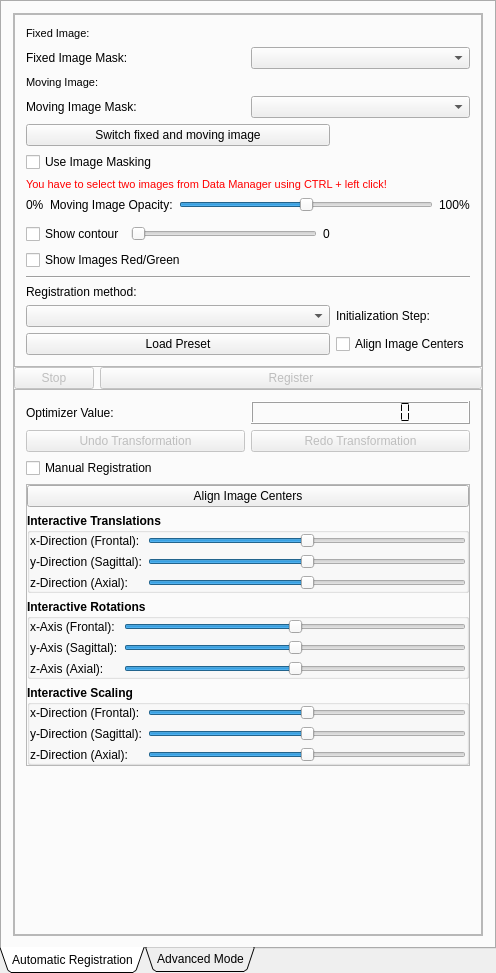
<?xml version="1.0" encoding="UTF-8"?>
<ui version="4.0">
 <class>QmitkRigidRegistrationViewControls</class>
 <widget class="QWidget" name="QmitkRigidRegistrationViewControls">
  <property name="geometry">
   <rect>
    <x>0</x>
    <y>0</y>
    <width>496</width>
    <height>973</height>
   </rect>
  </property>
  <property name="minimumSize">
   <size>
    <width>0</width>
    <height>0</height>
   </size>
  </property>
  <property name="windowTitle">
   <string>RigidRegistrationControls</string>
  </property>
  <layout class="QVBoxLayout" name="verticalLayout_11">
   <property name="spacing">
    <number>0</number>
   </property>
   <property name="leftMargin">
    <number>0</number>
   </property>
   <property name="topMargin">
    <number>0</number>
   </property>
   <property name="rightMargin">
    <number>0</number>
   </property>
   <property name="bottomMargin">
    <number>0</number>
   </property>
   <item>
    <widget class="QTabWidget" name="m_RigidTransform">
     <property name="tabPosition">
      <enum>QTabWidget::South</enum>
     </property>
     <property name="tabShape">
      <enum>QTabWidget::Triangular</enum>
     </property>
     <property name="currentIndex">
      <number>0</number>
     </property>
     <property name="elideMode">
      <enum>Qt::ElideNone</enum>
     </property>
     <widget class="QWidget" name="AutomaticRegistration">
      <attribute name="title">
       <string>Automatic Registration</string>
      </attribute>
      <layout class="QVBoxLayout" name="verticalLayout_8">
       <item>
        <widget class="QFrame" name="frame4">
         <property name="frameShape">
          <enum>QFrame::StyledPanel</enum>
         </property>
         <property name="frameShadow">
          <enum>QFrame::Raised</enum>
         </property>
         <layout class="QVBoxLayout" name="verticalLayout_9">
          <property name="spacing">
           <number>0</number>
          </property>
          <property name="leftMargin">
           <number>0</number>
          </property>
          <property name="topMargin">
           <number>0</number>
          </property>
          <property name="rightMargin">
           <number>0</number>
          </property>
          <property name="bottomMargin">
           <number>0</number>
          </property>
          <item>
           <widget class="QFrame" name="frame_3">
            <property name="frameShape">
             <enum>QFrame::StyledPanel</enum>
            </property>
            <property name="frameShadow">
             <enum>QFrame::Raised</enum>
            </property>
            <layout class="QGridLayout" name="gridLayout">
             <item row="3" column="0" colspan="2">
              <layout class="QHBoxLayout" name="horizontalLayout_3">
               <item>
                <widget class="QLabel" name="m_MovingMaskLB">
                 <property name="text">
                  <string>Moving Image Mask:</string>
                 </property>
                </widget>
               </item>
               <item>
                <widget class="QmitkDataStorageComboBox" name="m_MovingImageCB"/>
               </item>
              </layout>
             </item>
             <item row="16" column="0">
              <layout class="QVBoxLayout" name="verticalLayout_3">
               <item>
                <widget class="QPushButton" name="m_LoadRigidRegistrationParameter">
                 <property name="text">
                  <string>Load Preset</string>
                 </property>
                </widget>
               </item>
              </layout>
             </item>
             <item row="9" column="0">
              <layout class="QHBoxLayout" name="horizontalLayout">
               <item>
                <widget class="QCheckBox" name="m_ShowContour">
                 <property name="text">
                  <string>Show contour</string>
                 </property>
                </widget>
               </item>
               <item>
                <widget class="QSlider" name="m_ContourSlider">
                 <property name="enabled">
                  <bool>false</bool>
                 </property>
                 <property name="orientation">
                  <enum>Qt::Horizontal</enum>
                 </property>
                </widget>
               </item>
               <item>
                <widget class="QLabel" name="m_ThresholdLabel">
                 <property name="text">
                  <string>0</string>
                 </property>
                </widget>
               </item>
              </layout>
             </item>
             <item row="16" column="1">
              <widget class="QCheckBox" name="m_cbAlignImageCenters">
               <property name="text">
                <string>Align Image Centers</string>
               </property>
              </widget>
             </item>
             <item row="8" column="0" colspan="2">
              <widget class="QmitkSliderNavigatorWidget" name="timeSlider" native="true"/>
             </item>
             <item row="2" column="1">
              <widget class="QLabel" name="TextLabelMoving">
               <property name="font">
                <font>
                 <pointsize>10</pointsize>
                </font>
               </property>
               <property name="text">
                <string/>
               </property>
               <property name="wordWrap">
                <bool>false</bool>
               </property>
              </widget>
             </item>
             <item row="7" column="0" colspan="2">
              <layout class="QHBoxLayout" name="_3">
               <item>
                <widget class="QLabel" name="label">
                 <property name="text">
                  <string>0%</string>
                 </property>
                </widget>
               </item>
               <item>
                <widget class="QLabel" name="m_OpacityLabel">
                 <property name="text">
                  <string>Moving Image Opacity:</string>
                 </property>
                 <property name="wordWrap">
                  <bool>false</bool>
                 </property>
                </widget>
               </item>
               <item>
                <widget class="QSlider" name="m_OpacitySlider">
                 <property name="sizePolicy">
                  <sizepolicy hsizetype="Expanding" vsizetype="Preferred">
                   <horstretch>0</horstretch>
                   <verstretch>0</verstretch>
                  </sizepolicy>
                 </property>
                 <property name="maximum">
                  <number>100</number>
                 </property>
                 <property name="value">
                  <number>50</number>
                 </property>
                 <property name="orientation">
                  <enum>Qt::Horizontal</enum>
                 </property>
                </widget>
               </item>
               <item>
                <widget class="QLabel" name="label_2">
                 <property name="text">
                  <string>100%</string>
                 </property>
                </widget>
               </item>
              </layout>
             </item>
             <item row="10" column="0">
              <widget class="QCheckBox" name="m_ShowRedGreenValues">
               <property name="sizePolicy">
                <sizepolicy hsizetype="Minimum" vsizetype="Fixed">
                 <horstretch>0</horstretch>
                 <verstretch>0</verstretch>
                </sizepolicy>
               </property>
               <property name="text">
                <string>Show Images Red/Green</string>
               </property>
              </widget>
             </item>
             <item row="6" column="0" colspan="2">
              <widget class="QLabel" name="m_StatusLabel">
               <property name="palette">
                <palette>
                 <active>
                  <colorrole role="WindowText">
                   <brush brushstyle="SolidPattern">
                    <color alpha="255">
                     <red>255</red>
                     <green>0</green>
                     <blue>0</blue>
                    </color>
                   </brush>
                  </colorrole>
                  <colorrole role="Text">
                   <brush brushstyle="SolidPattern">
                    <color alpha="255">
                     <red>0</red>
                     <green>0</green>
                     <blue>0</blue>
                    </color>
                   </brush>
                  </colorrole>
                  <colorrole role="ButtonText">
                   <brush brushstyle="SolidPattern">
                    <color alpha="255">
                     <red>0</red>
                     <green>0</green>
                     <blue>0</blue>
                    </color>
                   </brush>
                  </colorrole>
                 </active>
                 <inactive>
                  <colorrole role="WindowText">
                   <brush brushstyle="SolidPattern">
                    <color alpha="255">
                     <red>255</red>
                     <green>0</green>
                     <blue>0</blue>
                    </color>
                   </brush>
                  </colorrole>
                  <colorrole role="Text">
                   <brush brushstyle="SolidPattern">
                    <color alpha="255">
                     <red>0</red>
                     <green>0</green>
                     <blue>0</blue>
                    </color>
                   </brush>
                  </colorrole>
                  <colorrole role="ButtonText">
                   <brush brushstyle="SolidPattern">
                    <color alpha="255">
                     <red>0</red>
                     <green>0</green>
                     <blue>0</blue>
                    </color>
                   </brush>
                  </colorrole>
                 </inactive>
                 <disabled>
                  <colorrole role="WindowText">
                   <brush brushstyle="SolidPattern">
                    <color alpha="255">
                     <red>118</red>
                     <green>116</green>
                     <blue>108</blue>
                    </color>
                   </brush>
                  </colorrole>
                  <colorrole role="Text">
                   <brush brushstyle="SolidPattern">
                    <color alpha="255">
                     <red>118</red>
                     <green>116</green>
                     <blue>108</blue>
                    </color>
                   </brush>
                  </colorrole>
                  <colorrole role="ButtonText">
                   <brush brushstyle="SolidPattern">
                    <color alpha="255">
                     <red>118</red>
                     <green>116</green>
                     <blue>108</blue>
                    </color>
                   </brush>
                  </colorrole>
                 </disabled>
                </palette>
               </property>
               <property name="font">
                <font>
                 <pointsize>8</pointsize>
                </font>
               </property>
               <property name="toolTip">
                <string/>
               </property>
               <property name="text">
                <string>You have to select two images from Data Manager using CTRL + left click!</string>
               </property>
              </widget>
             </item>
             <item row="15" column="1">
              <widget class="QLabel" name="label_3">
               <property name="text">
                <string>Initialization Step:</string>
               </property>
              </widget>
             </item>
             <item row="1" column="0" colspan="2">
              <layout class="QHBoxLayout" name="horizontalLayout_6">
               <item>
                <widget class="QLabel" name="m_FixedMaskLB">
                 <property name="text">
                  <string>Fixed Image Mask:</string>
                 </property>
                </widget>
               </item>
               <item>
                <widget class="QmitkDataStorageComboBox" name="m_FixedImageCB"/>
               </item>
              </layout>
             </item>
             <item row="2" column="0">
              <widget class="QLabel" name="m_MovingLabel">
               <property name="font">
                <font>
                 <pointsize>8</pointsize>
                </font>
               </property>
               <property name="text">
                <string>Moving Image:</string>
               </property>
              </widget>
             </item>
             <item row="5" column="0">
              <widget class="QCheckBox" name="m_UseMaskingCB">
               <property name="text">
                <string>Use Image Masking</string>
               </property>
              </widget>
             </item>
             <item row="12" column="0">
              <widget class="QLabel" name="label_4">
               <property name="text">
                <string>Registration method:</string>
               </property>
              </widget>
             </item>
             <item row="15" column="0">
              <widget class="QComboBox" name="m_RigidRegistrationPresetBox"/>
             </item>
             <item row="4" column="0">
              <widget class="QPushButton" name="m_SwitchImages">
               <property name="text">
                <string>Switch fixed and moving image</string>
               </property>
              </widget>
             </item>
             <item row="0" column="1">
              <widget class="QLabel" name="TextLabelFixed">
               <property name="font">
                <font>
                 <pointsize>10</pointsize>
                </font>
               </property>
               <property name="text">
                <string/>
               </property>
               <property name="wordWrap">
                <bool>false</bool>
               </property>
              </widget>
             </item>
             <item row="0" column="0">
              <widget class="QLabel" name="m_FixedLabel">
               <property name="font">
                <font>
                 <pointsize>8</pointsize>
                </font>
               </property>
               <property name="text">
                <string>Fixed Image:</string>
               </property>
              </widget>
             </item>
             <item row="11" column="0" colspan="2">
              <widget class="Line" name="line">
               <property name="orientation">
                <enum>Qt::Horizontal</enum>
               </property>
              </widget>
             </item>
            </layout>
           </widget>
          </item>
          <item>
           <layout class="QHBoxLayout" name="horizontalLayout_4">
            <item>
             <widget class="QPushButton" name="m_StopOptimization">
              <property name="enabled">
               <bool>false</bool>
              </property>
              <property name="text">
               <string>Stop</string>
              </property>
             </widget>
            </item>
            <item>
             <widget class="QPushButton" name="m_CalculateTransformation">
              <property name="enabled">
               <bool>false</bool>
              </property>
              <property name="sizePolicy">
               <sizepolicy hsizetype="Expanding" vsizetype="Fixed">
                <horstretch>0</horstretch>
                <verstretch>0</verstretch>
               </sizepolicy>
              </property>
              <property name="minimumSize">
               <size>
                <width>0</width>
                <height>0</height>
               </size>
              </property>
              <property name="text">
               <string>Register</string>
              </property>
              <property name="icon">
               <iconset resource="../../resources/QmitkRigidRegistrationView.qrc">
                <normaloff>:/QmitkRigidRegistrationView/RigidRegistration.xpm</normaloff>:/QmitkRigidRegistrationView/RigidRegistration.xpm</iconset>
              </property>
              <property name="default">
               <bool>false</bool>
              </property>
             </widget>
            </item>
           </layout>
          </item>
          <item>
           <widget class="QFrame" name="frame_2">
            <property name="frameShape">
             <enum>QFrame::StyledPanel</enum>
            </property>
            <property name="frameShadow">
             <enum>QFrame::Raised</enum>
            </property>
            <layout class="QVBoxLayout" name="verticalLayout_4">
             <item>
              <layout class="QHBoxLayout" name="horizontalLayout_5">
               <item>
                <widget class="QLabel" name="m_OptimizerValueLabel">
                 <property name="text">
                  <string>Optimizer Value:</string>
                 </property>
                 <property name="wordWrap">
                  <bool>false</bool>
                 </property>
                </widget>
               </item>
               <item>
                <widget class="QLCDNumber" name="m_OptimizerValueLCD">
                 <property name="frameShadow">
                  <enum>QFrame::Raised</enum>
                 </property>
                 <property name="digitCount">
                  <number>10</number>
                 </property>
                 <property name="segmentStyle">
                  <enum>QLCDNumber::Flat</enum>
                 </property>
                </widget>
               </item>
              </layout>
             </item>
             <item>
              <layout class="QHBoxLayout" name="horizontalLayout_2">
               <item>
                <widget class="QPushButton" name="m_UndoTransformation">
                 <property name="enabled">
                  <bool>false</bool>
                 </property>
                 <property name="sizePolicy">
                  <sizepolicy hsizetype="Minimum" vsizetype="Fixed">
                   <horstretch>0</horstretch>
                   <verstretch>0</verstretch>
                  </sizepolicy>
                 </property>
                 <property name="text">
                  <string>Undo Transformation</string>
                 </property>
                 <property name="icon">
                  <iconset>
                   <normaloff>:/org.mitk.gui.qt.ext/edit-undo.png</normaloff>:/org.mitk.gui.qt.ext/edit-undo.png</iconset>
                 </property>
                </widget>
               </item>
               <item>
                <widget class="QPushButton" name="m_RedoTransformation">
                 <property name="enabled">
                  <bool>false</bool>
                 </property>
                 <property name="sizePolicy">
                  <sizepolicy hsizetype="Minimum" vsizetype="Fixed">
                   <horstretch>0</horstretch>
                   <verstretch>0</verstretch>
                  </sizepolicy>
                 </property>
                 <property name="text">
                  <string>Redo Transformation</string>
                 </property>
                 <property name="icon">
                  <iconset>
                   <normaloff>:/org.mitk.gui.qt.ext/edit-redo.png</normaloff>:/org.mitk.gui.qt.ext/edit-redo.png</iconset>
                 </property>
                </widget>
               </item>
              </layout>
             </item>
             <item>
              <widget class="QCheckBox" name="m_ManualRegistrationCheckbox">
               <property name="text">
                <string>Manual Registration</string>
               </property>
              </widget>
             </item>
             <item>
              <widget class="QFrame" name="m_ManualFrame">
               <property name="enabled">
                <bool>true</bool>
               </property>
               <property name="frameShape">
                <enum>QFrame::StyledPanel</enum>
               </property>
               <property name="frameShadow">
                <enum>QFrame::Raised</enum>
               </property>
               <layout class="QVBoxLayout" name="verticalLayout_5">
                <property name="leftMargin">
                 <number>0</number>
                </property>
                <property name="topMargin">
                 <number>0</number>
                </property>
                <property name="rightMargin">
                 <number>0</number>
                </property>
                <property name="bottomMargin">
                 <number>0</number>
                </property>
                <item>
                 <widget class="QPushButton" name="m_AutomaticTranslation">
                  <property name="font">
                   <font>
                    <weight>50</weight>
                    <bold>false</bold>
                   </font>
                  </property>
                  <property name="text">
                   <string>Align Image Centers</string>
                  </property>
                 </widget>
                </item>
                <item>
                 <widget class="QGroupBox" name="interactiveTranslationBox">
                  <property name="font">
                   <font>
                    <weight>75</weight>
                    <bold>true</bold>
                   </font>
                  </property>
                  <property name="title">
                   <string>Interactive Translations</string>
                  </property>
                  <property name="flat">
                   <bool>true</bool>
                  </property>
                  <property name="checkable">
                   <bool>false</bool>
                  </property>
                  <layout class="QVBoxLayout" name="verticalLayout_2">
                   <property name="spacing">
                    <number>6</number>
                   </property>
                   <property name="leftMargin">
                    <number>0</number>
                   </property>
                   <property name="topMargin">
                    <number>0</number>
                   </property>
                   <property name="rightMargin">
                    <number>0</number>
                   </property>
                   <property name="bottomMargin">
                    <number>0</number>
                   </property>
                   <item>
                    <layout class="QHBoxLayout" name="_8">
                     <item>
                      <layout class="QVBoxLayout" name="_9">
                       <item>
                        <widget class="QLabel" name="xTranslationLabel">
                         <property name="font">
                          <font>
                           <weight>50</weight>
                           <bold>false</bold>
                          </font>
                         </property>
                         <property name="text">
                          <string>x-Direction (Frontal):</string>
                         </property>
                         <property name="wordWrap">
                          <bool>false</bool>
                         </property>
                        </widget>
                       </item>
                       <item>
                        <widget class="QLabel" name="yTranslationLabel">
                         <property name="font">
                          <font>
                           <weight>50</weight>
                           <bold>false</bold>
                          </font>
                         </property>
                         <property name="text">
                          <string>y-Direction (Sagittal):</string>
                         </property>
                         <property name="wordWrap">
                          <bool>false</bool>
                         </property>
                        </widget>
                       </item>
                       <item>
                        <widget class="QLabel" name="zTranslationLabel">
                         <property name="font">
                          <font>
                           <weight>50</weight>
                           <bold>false</bold>
                          </font>
                         </property>
                         <property name="text">
                          <string>z-Direction (Axial):</string>
                         </property>
                         <property name="wordWrap">
                          <bool>false</bool>
                         </property>
                        </widget>
                       </item>
                      </layout>
                     </item>
                     <item>
                      <layout class="QVBoxLayout" name="_10">
                       <item>
                        <widget class="QSlider" name="m_XTransSlider">
                         <property name="cursor">
                          <cursorShape>ArrowCursor</cursorShape>
                         </property>
                         <property name="toolTip">
                          <string/>
                         </property>
                         <property name="minimum">
                          <number>-10000</number>
                         </property>
                         <property name="maximum">
                          <number>10000</number>
                         </property>
                         <property name="orientation">
                          <enum>Qt::Horizontal</enum>
                         </property>
                        </widget>
                       </item>
                       <item>
                        <widget class="QSlider" name="m_YTransSlider">
                         <property name="minimum">
                          <number>-10000</number>
                         </property>
                         <property name="maximum">
                          <number>10000</number>
                         </property>
                         <property name="orientation">
                          <enum>Qt::Horizontal</enum>
                         </property>
                        </widget>
                       </item>
                       <item>
                        <widget class="QSlider" name="m_ZTransSlider">
                         <property name="minimum">
                          <number>-10000</number>
                         </property>
                         <property name="maximum">
                          <number>10000</number>
                         </property>
                         <property name="orientation">
                          <enum>Qt::Horizontal</enum>
                         </property>
                        </widget>
                       </item>
                      </layout>
                     </item>
                    </layout>
                   </item>
                  </layout>
                 </widget>
                </item>
                <item>
                 <widget class="QGroupBox" name="interactiveRotationBox">
                  <property name="font">
                   <font>
                    <weight>75</weight>
                    <bold>true</bold>
                   </font>
                  </property>
                  <property name="title">
                   <string>Interactive Rotations</string>
                  </property>
                  <property name="flat">
                   <bool>true</bool>
                  </property>
                  <layout class="QVBoxLayout" name="verticalLayout_6">
                   <property name="leftMargin">
                    <number>0</number>
                   </property>
                   <property name="topMargin">
                    <number>0</number>
                   </property>
                   <property name="rightMargin">
                    <number>0</number>
                   </property>
                   <property name="bottomMargin">
                    <number>0</number>
                   </property>
                   <item>
                    <layout class="QHBoxLayout" name="_13">
                     <item>
                      <layout class="QVBoxLayout" name="_14">
                       <item>
                        <widget class="QLabel" name="xRotationLabel">
                         <property name="font">
                          <font>
                           <weight>50</weight>
                           <bold>false</bold>
                          </font>
                         </property>
                         <property name="text">
                          <string>x-Axis (Frontal):</string>
                         </property>
                         <property name="wordWrap">
                          <bool>false</bool>
                         </property>
                        </widget>
                       </item>
                       <item>
                        <widget class="QLabel" name="yRotationLabel">
                         <property name="font">
                          <font>
                           <weight>50</weight>
                           <bold>false</bold>
                          </font>
                         </property>
                         <property name="text">
                          <string>y-Axis (Sagittal):</string>
                         </property>
                         <property name="wordWrap">
                          <bool>false</bool>
                         </property>
                        </widget>
                       </item>
                       <item>
                        <widget class="QLabel" name="zRotationLabel">
                         <property name="font">
                          <font>
                           <weight>50</weight>
                           <bold>false</bold>
                          </font>
                         </property>
                         <property name="text">
                          <string>z-Axis (Axial):</string>
                         </property>
                         <property name="wordWrap">
                          <bool>false</bool>
                         </property>
                        </widget>
                       </item>
                      </layout>
                     </item>
                     <item>
                      <layout class="QVBoxLayout" name="_15">
                       <item>
                        <widget class="QSlider" name="m_XRotSlider">
                         <property name="cursor">
                          <cursorShape>ArrowCursor</cursorShape>
                         </property>
                         <property name="toolTip">
                          <string/>
                         </property>
                         <property name="minimum">
                          <number>-20</number>
                         </property>
                         <property name="maximum">
                          <number>20</number>
                         </property>
                         <property name="orientation">
                          <enum>Qt::Horizontal</enum>
                         </property>
                        </widget>
                       </item>
                       <item>
                        <widget class="QSlider" name="m_YRotSlider">
                         <property name="minimum">
                          <number>-20</number>
                         </property>
                         <property name="maximum">
                          <number>20</number>
                         </property>
                         <property name="orientation">
                          <enum>Qt::Horizontal</enum>
                         </property>
                        </widget>
                       </item>
                       <item>
                        <widget class="QSlider" name="m_ZRotSlider">
                         <property name="minimum">
                          <number>-20</number>
                         </property>
                         <property name="maximum">
                          <number>20</number>
                         </property>
                         <property name="orientation">
                          <enum>Qt::Horizontal</enum>
                         </property>
                        </widget>
                       </item>
                      </layout>
                     </item>
                    </layout>
                   </item>
                  </layout>
                 </widget>
                </item>
                <item>
                 <widget class="QGroupBox" name="interactiveScalingBox">
                  <property name="font">
                   <font>
                    <weight>75</weight>
                    <bold>true</bold>
                   </font>
                  </property>
                  <property name="title">
                   <string>Interactive Scaling</string>
                  </property>
                  <property name="flat">
                   <bool>true</bool>
                  </property>
                  <layout class="QVBoxLayout" name="verticalLayout_10">
                   <property name="leftMargin">
                    <number>0</number>
                   </property>
                   <property name="topMargin">
                    <number>0</number>
                   </property>
                   <property name="rightMargin">
                    <number>0</number>
                   </property>
                   <property name="bottomMargin">
                    <number>0</number>
                   </property>
                   <item>
                    <layout class="QHBoxLayout" name="_16">
                     <item>
                      <layout class="QVBoxLayout" name="_17">
                       <item>
                        <widget class="QLabel" name="xScalingLabel">
                         <property name="font">
                          <font>
                           <weight>50</weight>
                           <bold>false</bold>
                          </font>
                         </property>
                         <property name="text">
                          <string>x-Direction (Frontal):</string>
                         </property>
                         <property name="wordWrap">
                          <bool>false</bool>
                         </property>
                        </widget>
                       </item>
                       <item>
                        <widget class="QLabel" name="yScalingLabel">
                         <property name="font">
                          <font>
                           <weight>50</weight>
                           <bold>false</bold>
                          </font>
                         </property>
                         <property name="text">
                          <string>y-Direction (Sagittal):</string>
                         </property>
                         <property name="wordWrap">
                          <bool>false</bool>
                         </property>
                        </widget>
                       </item>
                       <item>
                        <widget class="QLabel" name="zScalingLabel">
                         <property name="font">
                          <font>
                           <weight>50</weight>
                           <bold>false</bold>
                          </font>
                         </property>
                         <property name="text">
                          <string>z-Direction (Axial):</string>
                         </property>
                         <property name="wordWrap">
                          <bool>false</bool>
                         </property>
                        </widget>
                       </item>
                      </layout>
                     </item>
                     <item>
                      <layout class="QVBoxLayout" name="_18">
                       <item>
                        <widget class="QSlider" name="m_XScaleSlider">
                         <property name="cursor">
                          <cursorShape>ArrowCursor</cursorShape>
                         </property>
                         <property name="toolTip">
                          <string/>
                         </property>
                         <property name="minimum">
                          <number>-180</number>
                         </property>
                         <property name="maximum">
                          <number>180</number>
                         </property>
                         <property name="singleStep">
                          <number>1</number>
                         </property>
                         <property name="pageStep">
                          <number>1</number>
                         </property>
                         <property name="orientation">
                          <enum>Qt::Horizontal</enum>
                         </property>
                         <property name="invertedAppearance">
                          <bool>false</bool>
                         </property>
                         <property name="tickPosition">
                          <enum>QSlider::NoTicks</enum>
                         </property>
                        </widget>
                       </item>
                       <item>
                        <widget class="QSlider" name="m_YScaleSlider">
                         <property name="minimum">
                          <number>-180</number>
                         </property>
                         <property name="maximum">
                          <number>180</number>
                         </property>
                         <property name="pageStep">
                          <number>1</number>
                         </property>
                         <property name="orientation">
                          <enum>Qt::Horizontal</enum>
                         </property>
                        </widget>
                       </item>
                       <item>
                        <widget class="QSlider" name="m_ZScaleSlider">
                         <property name="minimum">
                          <number>-180</number>
                         </property>
                         <property name="maximum">
                          <number>180</number>
                         </property>
                         <property name="pageStep">
                          <number>1</number>
                         </property>
                         <property name="orientation">
                          <enum>Qt::Horizontal</enum>
                         </property>
                        </widget>
                       </item>
                      </layout>
                     </item>
                    </layout>
                   </item>
                  </layout>
                 </widget>
                </item>
               </layout>
              </widget>
             </item>
             <item>
              <spacer name="verticalSpacer">
               <property name="orientation">
                <enum>Qt::Vertical</enum>
               </property>
               <property name="sizeHint" stdset="0">
                <size>
                 <width>20</width>
                 <height>40</height>
                </size>
               </property>
              </spacer>
             </item>
            </layout>
           </widget>
          </item>
         </layout>
        </widget>
       </item>
      </layout>
     </widget>
     <widget class="QWidget" name="AdvancedMode">
      <attribute name="title">
       <string>Advanced Mode</string>
      </attribute>
      <layout class="QVBoxLayout" name="verticalLayout">
       <item>
        <widget class="QPushButton" name="m_LoadRigidRegistrationTestParameter">
         <property name="text">
          <string>Load Testpresets</string>
         </property>
        </widget>
       </item>
       <item>
        <widget class="QFrame" name="frame">
         <property name="frameShape">
          <enum>QFrame::StyledPanel</enum>
         </property>
         <property name="frameShadow">
          <enum>QFrame::Raised</enum>
         </property>
         <widget class="QmitkRigidRegistrationSelectorView" name="qmitkRigidRegistrationSelector1" native="true">
          <property name="geometry">
           <rect>
            <x>10</x>
            <y>10</y>
            <width>505</width>
            <height>712</height>
           </rect>
          </property>
          <property name="sizePolicy">
           <sizepolicy hsizetype="Ignored" vsizetype="Ignored">
            <horstretch>0</horstretch>
            <verstretch>0</verstretch>
           </sizepolicy>
          </property>
         </widget>
        </widget>
       </item>
       <item>
        <widget class="QPushButton" name="m_SaveRigidRegistrationTestParameter">
         <property name="text">
          <string>Save as Testpreset</string>
         </property>
        </widget>
       </item>
       <item>
        <widget class="QPushButton" name="m_SaveRigidRegistrationParameter">
         <property name="text">
          <string>Save as Preset</string>
         </property>
        </widget>
       </item>
      </layout>
     </widget>
    </widget>
   </item>
  </layout>
 </widget>
 <layoutdefault spacing="6" margin="11"/>
 <customwidgets>
  <customwidget>
   <class>QmitkRigidRegistrationSelectorView</class>
   <extends>QWidget</extends>
   <header location="global">src/internal/QmitkRigidRegistrationSelectorView.h</header>
   <container>1</container>
  </customwidget>
  <customwidget>
   <class>QmitkSliderNavigatorWidget</class>
   <extends>QWidget</extends>
   <header location="global">QmitkSliderNavigatorWidget.h</header>
   <container>1</container>
  </customwidget>
  <customwidget>
   <class>QmitkDataStorageComboBox</class>
   <extends>QComboBox</extends>
   <header>QmitkDataStorageComboBox.h</header>
  </customwidget>
 </customwidgets>
 <includes>
  <include location="local">mitkDataNode.h</include>
  <include location="local">mitkBaseData.h</include>
 </includes>
 <resources>
  <include location="../../resources/QmitkRigidRegistrationView.qrc"/>
 </resources>
 <connections/>
</ui>
